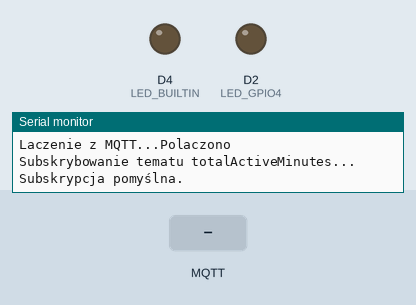
Recording of a sketch running on a simulated ESP8266 (NodeMCU). Shown: output pins drawn as LEDs (lit = HIGH, except the on-board LED, lit = LOW), the last lines printed to the serial monitor. The test bench sets the inputs (shaded band). WiFi joins after 1.5 s; servers stay silent unless stated; no MQTT or app messages arrive unless stated; not simulated (calls return 0 or success): credentials.h.

Above: at 2.7 s.
2.8 s: MQTT message "totalActiveMinutes" arrives on the first subscribed topic
At 6.9 s:
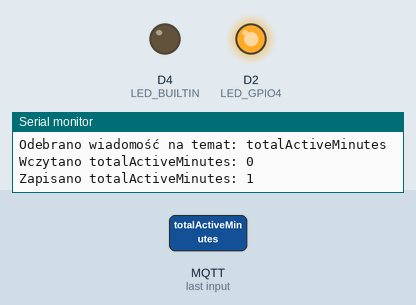
Timing chart, 0 to 13.3 s (numbered marks = the images above; inputs shaded):
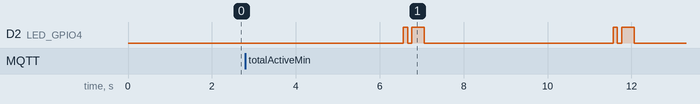

The sketch:

main.ino
```cpp
#include <ESP8266WiFi.h>
#include <PubSubClient.h>
#include "wifi_setup.h"  // Import konfiguracji WiFi
#include "mqtt_client.h" // Import konfiguracji MQTT
#include "led.h"  // Import funkcji do obsługi diody LED

unsigned long lastUpdateTime;
unsigned long totalActiveMinutes = 0;  // Domyślna wartość
const unsigned long updateInterval = 5000; // 1 minuta
bool initialValueLoaded = false; // Flaga do sprawdzenia, czy początkowa wartość została załadowana

void setup() {
  Serial.begin(115200);
  pinMode(LED_BUILTIN, OUTPUT);  // Ustawienie diody w tryb OUTPUT
  pinMode(LED_GPIO4, OUTPUT);  // Ustawiamy pin D2 jako wyjściowy
  digitalWrite(LED_BUILTIN, HIGH); // Upewnij się, że dioda jest wyłączona na start
  digitalWrite(LED_GPIO4, LOW); // Upewnij się, że dioda jest wyłączona na start

  setup_wifi();  // Funkcja z pliku wifi_setup.h
  setup_mqtt();  // Funkcja z pliku mqtt_client.h

  lastUpdateTime = millis();
}

void loop() {
  if (!client.connected()) {
    reconnect();  // Funkcja z mqtt_client.h
  }
  client.loop();

  unsigned long currentTime = millis();
  if (currentTime - lastUpdateTime >= updateInterval) {
    if (initialValueLoaded) {
      totalActiveMinutes += 1;
      lastUpdateTime = currentTime;
      saveTotalActiveMinutes();  // Funkcja z mqtt_client.h
    } else {
      Serial.println("Oczekiwanie na początkową wartość...");
      totalActiveMinutes = 0;
      initialValueLoaded = true;
    }
  }
}
```

led.cpp
```cpp
#include <Arduino.h>  // Potrzebne, aby używać funkcji Arduino
#include "led.h"

void blinkLED() {
  // digitalWrite(LED_BUILTIN, LOW);  // Włącz diodę
  // digitalWrite(LED_GPIO4, HIGH);  // Włącz diodę
  // delay(100);                      // Opóźnienie 100 ms
  // digitalWrite(LED_BUILTIN, HIGH); // Wyłącz diodę
  // digitalWrite(LED_GPIO4, LOW); // Wyłącz diodę
  // delay(100);
  // heartbeat
  digitalWrite(LED_GPIO4, HIGH); // Włącz LED
  delay(100); // Krótkie włączenie (100 ms)
  digitalWrite(LED_GPIO4, LOW); // Wyłącz LED
  delay(100); // Krótka przerwa (100 ms)
  digitalWrite(LED_GPIO4, HIGH); // Włącz LED
  delay(300); // Dłuższe włączenie (300 ms)
  digitalWrite(LED_GPIO4, LOW); // Wyłącz LED
  delay(1000); // Dłuższa przerwa (1000 ms)
}
```

led.h
```cpp
#ifndef BLINK_LED_H
#define BLINK_LED_H

// Definicja pinu diody LED
#define LED_BUILTIN D4  // Dioda wbudowana podłączona do GPIO2 (D4)
#define LED_GPIO4 D2    // Zewnętrzna dioda podłączona do GPIO4 (D2)

// Deklaracja funkcji blinkLED
void blinkLED();

#endif
```

mqtt_client.h
```cpp
#ifndef MQTT_CLIENT_H
#define MQTT_CLIENT_H

#include <PubSubClient.h>
#include "credentials.h"  // Importuj dane uwierzytelniające
#include "led.h"

WiFiClient espClient;
PubSubClient client(espClient);

extern unsigned long totalActiveMinutes;
extern bool initialValueLoaded;

void callback(char* topic, byte* payload, unsigned int length) {
  Serial.print("Odebrano wiadomość na temat: ");
  Serial.println(topic);

  payload[length] = '\0';  // Dodaj znak końca łańcucha
  if (strcmp(topic, "totalActiveMinutes") == 0) {
    totalActiveMinutes = atol((char*)payload);
    Serial.print("Wczytano totalActiveMinutes: ");
    Serial.println(totalActiveMinutes);
    initialValueLoaded = true;
  }
}

void saveTotalActiveMinutes() {
  if (client.connected()) {
    char msg[50];
    int len = sprintf(msg, "%lu", totalActiveMinutes);
    if (len > 0) {
      bool result = client.publish("totalActiveMinutes", msg, true);  // Zmieniono na true (retained message)
      if (result) {
        Serial.print("Zapisano totalActiveMinutes: ");
        Serial.println(totalActiveMinutes);
        blinkLED();
      } else {
        Serial.println("Błąd publikacji na temat totalActiveMinutes.");
      }
    } else {
      Serial.println("Błąd formatowania wiadomości.");
    }
  } else {
    Serial.println("Klient nie jest połączony.");
  }
}

void loadTotalActiveMinutes() {
  if (client.connected()) {
    Serial.println("Subskrybowanie tematu totalActiveMinutes...");
    bool result = client.subscribe("totalActiveMinutes");
    if (result) {
      Serial.println("Subskrypcja pomyślna.");
    } else {
      Serial.println("Błąd subskrypcji.");
    }
  } else {
    Serial.println("Nie ma połączenia z MQTT.");
  }
}

void reconnect() {
  while (!client.connected()) {
    Serial.print("Laczenie z MQTT...");
    if (client.connect("ESP8266Client")) {
      Serial.println("Polaczono");
      client.publish("test", "Witaj z ESP8266");
      loadTotalActiveMinutes();  // Subskrybuj temat
      client.setCallback(callback);  // Ustaw funkcję zwrotną
    } else {
      Serial.print("Nie udalo sie, rc=");
      Serial.print(client.state());
      delay(5000);
    }
  }
}

void setup_mqtt() {
  client.setServer(mqtt_server, 1883);
  reconnect();
}

#endif
```

wifi_setup.h
```cpp
#ifndef WIFI_SETUP_H
#define WIFI_SETUP_H

#include "credentials.h"  // Importuj dane uwierzytelniające

void setup_wifi() {
  delay(10);
  Serial.println();
  Serial.print("Laczenie z ");
  Serial.println(ssid);

  WiFi.begin(ssid, password);

  while (WiFi.status() != WL_CONNECTED) {
    delay(500);
    Serial.print(".");
  }

  Serial.println("");
  Serial.println("Polaczono z siecia WiFi");
  Serial.println(WiFi.localIP());
}

#endif
```
